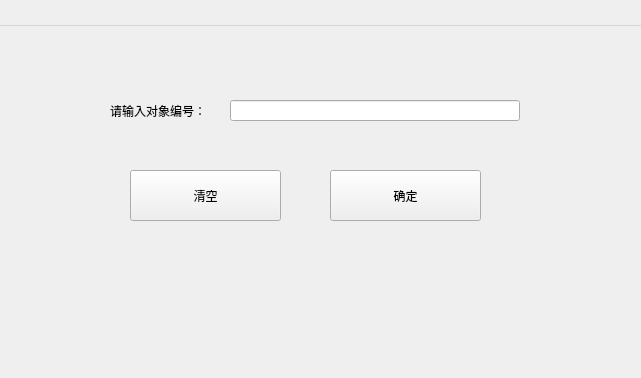
<?xml version="1.0" encoding="UTF-8"?>
<ui version="4.0">
 <class>clients</class>
 <widget class="QWidget" name="clients">
  <property name="geometry">
   <rect>
    <x>0</x>
    <y>0</y>
    <width>641</width>
    <height>378</height>
   </rect>
  </property>
  <property name="windowTitle">
   <string>MainWindow</string>
  </property>
  <widget class="QWidget" name="centralwidget">
   <widget class="QLabel" name="label">
    <property name="geometry">
     <rect>
      <x>110</x>
      <y>80</y>
      <width>131</width>
      <height>61</height>
     </rect>
    </property>
    <property name="text">
     <string>请输入对象编号：</string>
    </property>
   </widget>
   <widget class="QPushButton" name="pushButton">
    <property name="geometry">
     <rect>
      <x>330</x>
      <y>170</y>
      <width>151</width>
      <height>51</height>
     </rect>
    </property>
    <property name="text">
     <string>确定</string>
    </property>
   </widget>
   <widget class="QPushButton" name="pushButton2">
    <property name="geometry">
     <rect>
      <x>130</x>
      <y>170</y>
      <width>151</width>
      <height>51</height>
     </rect>
    </property>
    <property name="text">
     <string>清空</string>
    </property>
   </widget>
   <widget class="QLineEdit" name="ObjectNum">
    <property name="geometry">
     <rect>
      <x>230</x>
      <y>100</y>
      <width>290</width>
      <height>21</height>
     </rect>
    </property>
    <property name="inputMask">
     <string>bbbb</string>
    </property>
   </widget>
  </widget>
  <widget class="QMenuBar" name="menubar">
   <property name="geometry">
    <rect>
     <x>0</x>
     <y>0</y>
     <width>641</width>
     <height>26</height>
    </rect>
   </property>
  </widget>
 </widget>
 <resources/>
 <connections/>
</ui>
